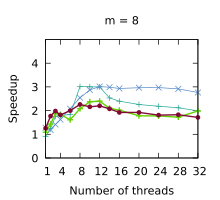

This figure's gnuplot source:
set title "m = 8"
set terminal pdf size 2.2,2.0
set output "./results/Compactions_n___4,194,304,_m___8.pdf"
set key off
set xrange [1:32]
set xtics (1, 4, 8, 12, 16, 20, 24, 28, 32)
set xlabel "Number of threads"
set yrange [0:5]
set ytics (0, 1, 2, 3, 4)
set ylabel "Speedup"
plot './results/Compactions_n___4,194,304,_m___8.dat' using 1:2 title "Outer parallelism" pointsize 0.7 lw 1 pt 1 linecolor rgb "#24A793" with linespoints, \
  './results/Compactions_n___4,194,304,_m___8.dat' using 1:3 title "Inner parallelism" pointsize 0.7 lw 1 pt 2 linecolor rgb "#5287C6" with linespoints, \
  './results/Compactions_n___4,194,304,_m___8.dat' using 1:4 title "Multi-atomics 64 32" pointsize 0.7 lw 2 pt 1 linecolor rgb "#64D000" with linespoints, \
  './results/Compactions_n___4,194,304,_m___8.dat' using 1:5 title "WorkAssisting 32" pointsize 0.4 lw 2 pt 7 linecolor rgb "#800A35" with linespoints
